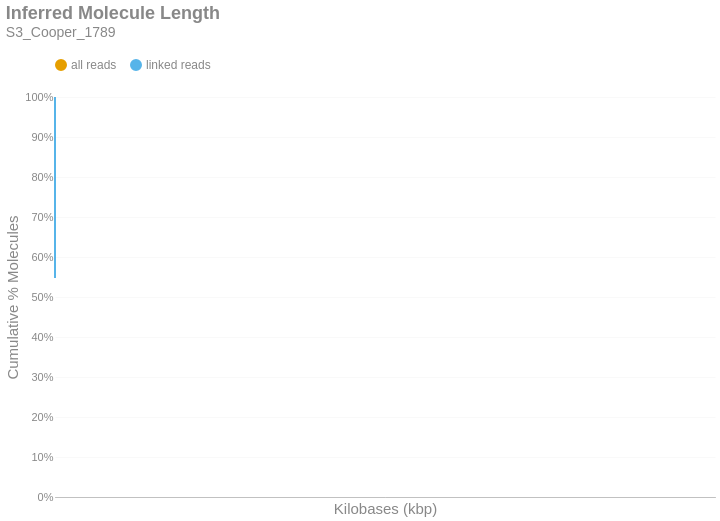

The notebook cell saved with this chart:
### Markdown cell above
### Inferred Molecule Length
This is the cumulative frequency distribution of molecule lengths inferred from the first and last alignment positions along a contig for all alignments associated with a single linked-read barcode on a given contig.There are two distributions: one with `all` the alignments (yellow) and another with only `linked reads` (blue). The percent of molecules in the `linked reads` distribution is relative to the total number of linked molecules.

### Code cell
if SKIPLR:
    print_html(f"Skipped")
else:
    binned_df = consolidated_hist(valids['length_inferred']/1000, mask, 10, True)
    binned_df = binned_df.with_columns(
        pl.when(pl.col('bin').cast(pl.Utf8) == '0').then(pl.lit('1')).otherwise(pl.col('bin').cast(pl.Utf8)).alias('bin')
    )
    with SafeRender(binned_df):
        (
            density_plot(binned_df, 'Inferred Molecule Length', samplename, 'inferredlen')
            .transform_calculate(bin_kb='datum.bin / 1000')
            .encode(
                x=alt.X('bin_kb:Q', title="Kilobases (kbp)").scale(type='log', padding=0).axis(labelAngle=-40),
                y=alt.Y('value:Q', title='Cumulative % Molecules')
                    .axis(format='%')
                    .stack(False)
                    .scale(domainMin=0, domainMax=1,padding=0),
                color=alt.Color("key:N").scale(domain = ["all reads", "linked reads"]),
                tooltip = [
                    alt.Tooltip("key:N", title = "Data Type"),
                    alt.Tooltip("range_label:N", title="Kilobases"),
                    alt.Tooltip("value:Q", format = ".2%", title="% Molecules (Cum.)")
                ]
            )
        ).display()

### Figure 1 — Vega-Lite specification as saved in the notebook (floating-point values rounded to 4 significant figures; data arrays with more than 128 entries replaced by an {"elided": "..."} marker saying what was removed)
{"width": "container", "height": 400, "config": {"title": {"anchor": "start", "dy": -15, "fontSize": 18, "color": "#888888", "subtitleColor": "#888888", "subtitleFontSize": 14}, "arc": {"fill": "#0072B2"}, "axis": {"domainColor": "#888888", "domainWidth": 0.5, "gridWidth": 0.2, "grid": false, "titleFontWeight": 400, "titleFontSize": 15, "labelFontSize": 11, "labelColor": "#888888", "tickColor": "#888888", "tickWidth": 0.2, "titleColor": "#888888"}, "axisBand": {"grid": false}, "axisX": {"grid": true, "tickSize": 10, "domainCap": "round"}, "axisY": {"domain": false, "grid": true, "tickSize": 0, "domainCap": "round"}, "background": "transparent", "header": {"labelFontSize": 15, "labelColor": "#888888", "titleFontSize": 15, "titleFontWeight": 600, "titleColor": "#888888"}, "legend": {"labelFont": "sans-serif", "labelFontSize": 12, "labelColor": "#888888", "symbolSize": 100, "symbolType": "circle", "titleFontSize": 12, "titlePadding": 10, "titleColor": "#888888", "title": null, "orient": "top"}, "range": {"category": ["#E69F00", "#56B4E9", "#009E73", "#F0E442", "#0072B2", "#D55E00", "#CC79A7", "#000000"], "diverging": ["#cfe8f3", "#a2d4ec", "#73bfe2", "#46abdb", "#1696d2", "#12719e"]}, "area": {"fill": "#0072B2", "fillOpacity": 0.7, "line": true, "strokeOpacity": 0.7}, "line": {"color": "#0072B2", "stroke": "#0072B2", "strokeWidth": 2}, "trail": {"color": "#0072B2", "stroke": "#0072B2", "strokeWidth": 0, "size": 1}, "point": {"filled": true, "fillOpacity": 1.0, "size": 95}, "text": {"color": "#888888", "fontSize": 11, "align": "right", "fontWeight": 400, "size": 11}, "bar": {"fill": "#0072B2", "stroke": null}, "view": {"stroke": null, "continuousWidth": 660, "continuousHeight": 400}}, "data": {"name": "data-878ae2a6bcd551feec501cf8988ac4e5"}, "mark": {"type": "line", "interpolate": "monotone", "point": {"opacity": 0, "size": 275}}, "encoding": {"color": {"field": "key", "scale": {"domain": ["all reads", "linked reads"]}, "type": "nominal"}, "tooltip": [{"field": "key", "title": "Data Type", "type": "nominal"}, {"field": "range_label", "title": "Kilobases", "type": "nominal"}, {"field": "value", "format": ".2%", "title": "% Molecules (Cum.)", "type": "quantitative"}], "x": {"axis": {"labelAngle": -40}, "field": "bin_kb", "scale": {"type": "log", "padding": 0}, "title": "Kilobases (kbp)", "type": "quantitative"}, "y": {"axis": {"format": "%"}, "field": "value", "scale": {"domainMin": 0, "domainMax": 1, "padding": 0}, "stack": false, "title": "Cumulative % Molecules", "type": "quantitative"}}, "params": [{"name": "param_c36ac31b6afebe62", "select": {"type": "point", "fields": ["key"]}, "bind": "legend"}], "title": {"text": "Inferred Molecule Length", "subtitle": "S3_Cooper_1789"}, "transform": [{"fold": ["all reads (cumsum)", "linked reads (cumsum)"]}, {"calculate": "replace(datum.key, ' (cumsum)', '')", "as": "key"}, {"filter": {"param": "param_c36ac31b6afebe62"}}, {"calculate": "datum.bin / 1000", "as": "bin_kb"}], "usermeta": {"embedOptions": {"downloadFileName": "S3_Cooper_1789.inferredlen"}}, "$schema": "https://vega.github.io/schema/vega-lite/v6.1.0.json", "datasets": {"data-878ae2a6bcd551feec501cf8988ac4e5": {"elided": "786 records"}}}
